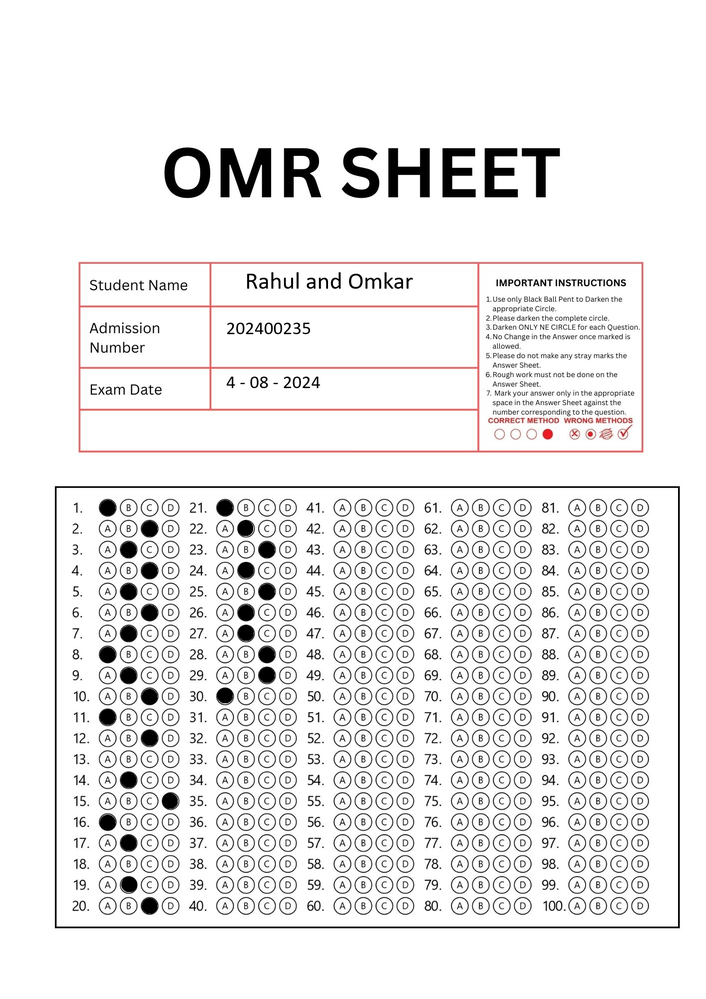
#> input picture final_template_omr_filled.png, 706 x 999 px, shrunk from 1414 x 2000 before the run
$ python app.py
#> lines starting #> are read from the running program, lines starting #| are printed output that depends on the picture; after the words box and inside, x2 and y2 are one past the last pixel; in counts of white or black regions, pixels touching at a corner belong together
### omr_processing.py
import cv2
import numpy as np
import pandas as pd
from collections import Counter
answer = {}
def preprocess_image(image):
    gray = cv2.cvtColor(image, cv2.COLOR_BGR2GRAY)
    blurred = cv2.GaussianBlur(gray, (3, 3), 1)
    edges = cv2.Canny(blurred, 30, 45)
    return edges

def find_rectangles(edges):
    contours, _ = cv2.findContours(edges, cv2.RETR_TREE, cv2.CHAIN_APPROX_SIMPLE)
    rectangles = []
    for contour in contours:
        epsilon = 0.02 * cv2.arcLength(contour, True)
        approx = cv2.approxPolyDP(contour, epsilon, True)
        if len(approx) == 4:
            area = cv2.contourArea(contour)
            rectangles.append((approx, area))
    rectangles.sort(key=lambda x: x[1], reverse=True)
    return rectangles

def draw_rectangles(image, rectangles):
    if rectangles:
        cv2.drawContours(image, [rectangles[0][0]], -1, (0, 255, 0), 2)
        if len(rectangles) > 1:
            cv2.drawContours(image, [rectangles[1][0]], -1, (0, 0, 255), 2)
        if len(rectangles) > 2:
            blue_contour = rectangles[2][0]
            cv2.drawContours(image, [blue_contour], -1, (255, 0, 0), 2)
            x, y, w, h = cv2.boundingRect(blue_contour)
            text = f"X: {x}, Y: {y}, W: {w}, H: {h}"
            cv2.putText(image, text, (x, y - 10), cv2.FONT_HERSHEY_SIMPLEX, 0.5, (255, 0, 0), 2)
            return blue_contour, (x, y, w, h)
    return None, None

def divide_contour_into_columns(bounding_box, num_columns=5):
    x, y, w, h = bounding_box
    column_width = w // num_columns
    columns = []

    for i in range(num_columns):
        roi_left = x + i * column_width
        roi_right = x + (i + 1) * column_width if i < num_columns - 1 else x + w
        columns.append((roi_left, roi_right, y, y + h))

    return columns

def detect_circles_in_region(image, roi_left, roi_right, roi_top, roi_bottom):
    roi_image = image[roi_top:roi_bottom, roi_left:roi_right]
    gray = cv2.cvtColor(roi_image, cv2.COLOR_BGR2GRAY)
    blurred = cv2.GaussianBlur(gray, (9, 9), 2)
    circles = cv2.HoughCircles(
        blurred,
        cv2.HOUGH_GRADIENT,
        dp=1.2,
        minDist=30,
        param1=50,
        param2=30,
        minRadius=15,
        maxRadius=20
    )

    circle_data = []
    if circles is not None:
        circles = np.uint16(np.around(circles))
        for circle in circles[0, :]:
            center = (circle[0] + roi_left, circle[1] + roi_top)
            radius = circle[2]

            mask = np.zeros_like(gray)
            cv2.circle(mask, (circle[0], circle[1]), radius, 255, -1)
            masked_image = cv2.bitwise_and(roi_image, roi_image, mask=mask)

            masked_gray = cv2.cvtColor(masked_image, cv2.COLOR_BGR2GRAY)
            circle_area = np.pi * (radius ** 2)
            filled_area = cv2.countNonZero(masked_gray)
            area_threshold = circle_area * 0.5

            if filled_area > area_threshold:
                circle_type = 'Ring-like'
                cv2.circle(image, center, radius, (0, 255, 0), 2)
                cv2.circle(image, center, 2, (0, 255, 0), 3)
            else:
                circle_type = 'Filled'
                cv2.circle(image, center, radius, (0, 0, 255), 2)
                cv2.circle(image, center, 2, (0, 0, 255), 3)

            circle_data.append({
                'center_x': center[0],
                'center_y': center[1],
                'radius': radius,
                'type': circle_type
            })

    circle_data.sort(key=lambda x: (x['center_y'], x['center_x']))

    adjusted_circle_data = []
    for i in range(0, len(circle_data), 4):
        group = circle_data[i:i+4]
        if len(group) < 4:
            adjusted_circle_data.extend(group)
            continue

        y_values = [circle['center_y'] for circle in group]
        most_common_y = Counter(y_values).most_common(1)[0][0]

        for circle in group:
            circle['center_y'] = most_common_y
            adjusted_circle_data.append(circle)

    adjusted_circle_data.sort(key=lambda x: (x['center_y'], x['center_x']))

    return adjusted_circle_data

def detect_black_filled_regions(image, roi_left, roi_right, roi_top, roi_bottom):
    roi_image = image[roi_top:roi_bottom, roi_left:roi_right]
    gray = cv2.cvtColor(roi_image, cv2.COLOR_BGR2GRAY)
    _, binary = cv2.threshold(gray, 50, 255, cv2.THRESH_BINARY_INV)

    kernel = np.ones((5, 5), np.uint8)
    cleaned_binary = cv2.morphologyEx(binary, cv2.MORPH_CLOSE, kernel)
    cleaned_binary = cv2.morphologyEx(cleaned_binary, cv2.MORPH_OPEN, kernel)

    contours, _ = cv2.findContours(cleaned_binary, cv2.RETR_EXTERNAL, cv2.CHAIN_APPROX_SIMPLE)

    filled_region_count = 0
    for contour in contours:
        if cv2.contourArea(contour) > 500:
            filled_region_count += 1
            cv2.drawContours(image, [contour + [roi_left, roi_top]], -1, (0, 255, 255), 2)

    return filled_region_count

# [6 lines left out: function display_circle_table, not called in this run]

def process_image(image_path):
#> called with image_path = 'final_template_omr_filled.png'
    global answer
    userAnswer = []
    image = cv2.imread(image_path)
#> image is the input picture: shape (999, 706, 3); mean B, G, R 234.8, 234.9, 235.9
    if image is None:
        print("Error: Image not found.")
        return

    edges = preprocess_image(image)
#> in preprocess_image, `edges = cv2.Canny(blurred, 30, 45)`:
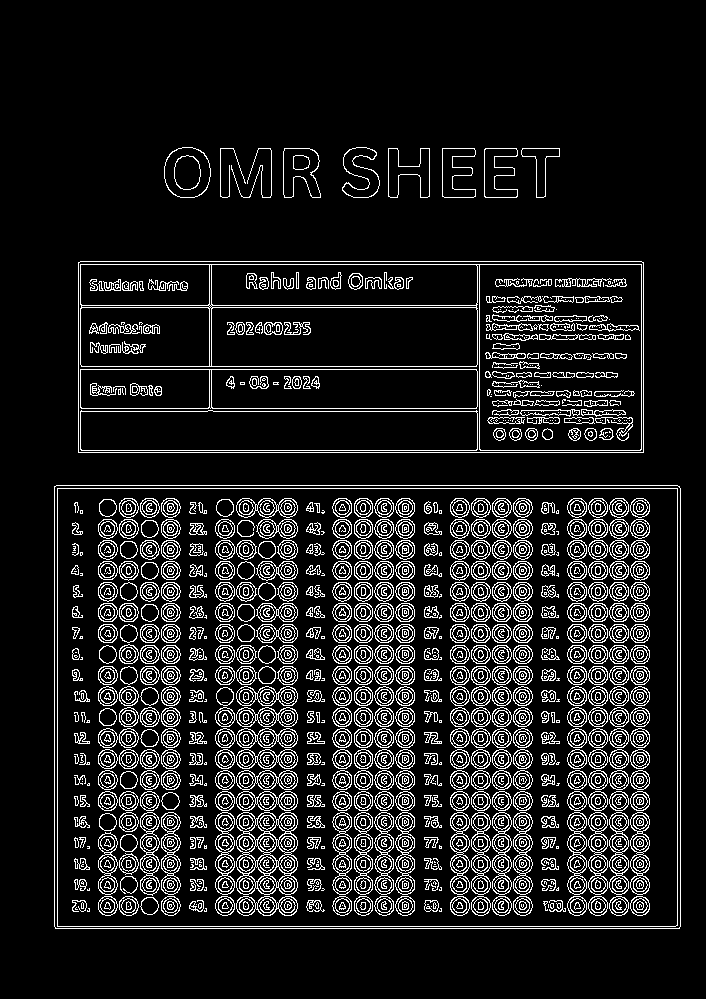
#> edges: shape (999, 706); 11.9% white in thin lines or dots, all inside (x1, y1, x2, y2) = (54, 147, 681, 929)
    rectangles = find_rectangles(edges)
#> in find_rectangles, `contours, _ = cv2.findContours(edges, cv2.RETR_TREE, cv2.CHAIN_APPROX_..`: contours = 3476 contours, 949 with area under 20; largest, box (x1, y1, x2, y2) and area: (54, 485, 681, 929) 277310, (54, 485, 681, 929) 277308, (57, 488, 678, 927) 271558, (57, 488, 678, 927) 271556, (78, 261, 644, 453) 107912
#> the loop in find_rectangles, `for contour in contours:` made 3476 passes
#> (epsilon, approx, area) on passes 1 to 4: (42.7, [[54, 486], [55, 928], [679, 928], [679, 486]], 277309.5), (42.65, [[54, 487], [677, 485], [680, 926], [56, 928]], 277307.5), (42.31, [[57, 488], [57, 926], [677, 925], [677, 488]], 271558.5), (42.26, [[57, 489], [676, 488], [677, 924], [58, 926]], 271556.5)
#> (epsilon, area) on passes 612, 1378: (7.09, 4475.5), (0.508, 24.5)
#> after the loop in find_rectangles, `for contour in contours:`: rectangles = 159 items
#> rectangles = 159 items
    blue_contour, bounding_box = draw_rectangles(image, rectangles)
#> in draw_rectangles, `blue_contour = rectangles[2][0]`: blue_contour = [[57, 488], [57, 926], [677, 925], [677, 488]]
#> in draw_rectangles, `x, y, w, h = cv2.boundingRect(blue_contour)`: x = 57; y = 488; w = 621; h = 439
#> in draw_rectangles, `text = f"X: {x}, Y: {y}, W: {w}, H: {h}"`: text = 'X: 57, Y: 488, W: 621, H: 439'
#> in draw_rectangles, `cv2.putText(image, text, (x, y - 10), cv2.FONT_HERSHEY_SIMPLEX, 0.5, (..`:
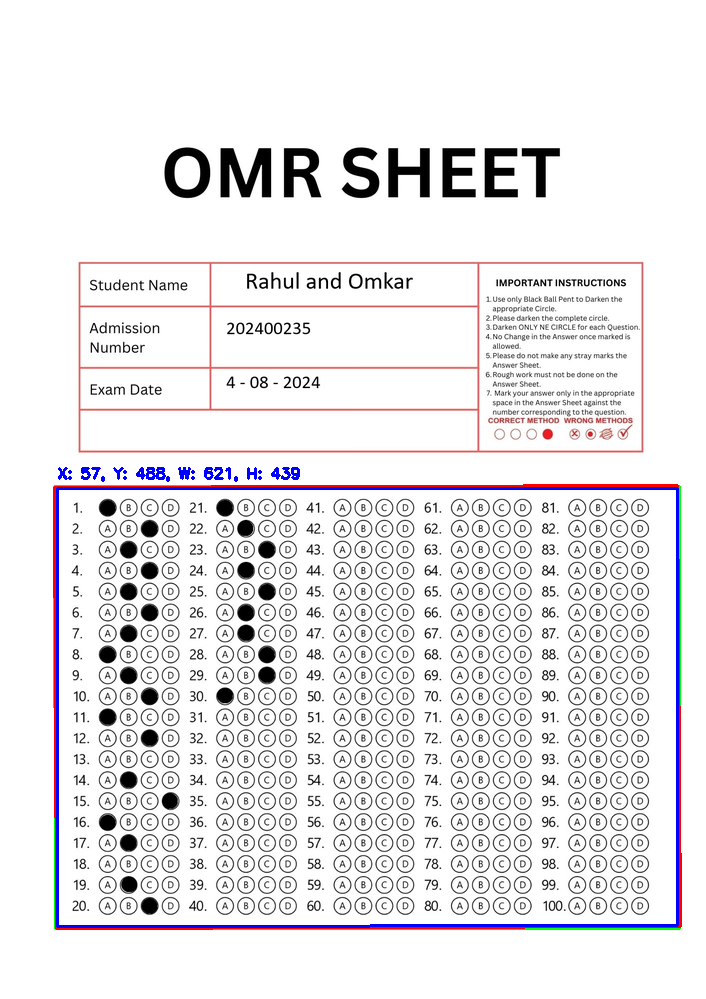
#> image: shape (999, 706, 3); mean B, G, R 234.3, 232, 234
#> blue_contour = [[57, 488], [57, 926], [677, 925], [677, 488]]; bounding_box = (57, 488, 621, 439)

    if blue_contour is not None and bounding_box is not None:
        columns = divide_contour_into_columns(bounding_box)
#> in divide_contour_into_columns, `x, y, w, h = bounding_box`: x = 57; y = 488; w = 621; h = 439
#> in divide_contour_into_columns, `column_width = w // num_columns`: column_width = 124
#> the loop in divide_contour_into_columns, `for i in range(num_columns):` made 5 passes
#> (roi_left, roi_right) on passes 1 to 5: (57, 181), (181, 305), (305, 429), (429, 553), (553, 678)
#> after the loop in divide_contour_into_columns, `for i in range(num_columns):`: columns = [(57, 181, 488, 927), (181, 305, 488, 927), (305, 429, 488, 927), (429, 553, 488, 927), (553, 678, 488, 927)]
        for i, region in enumerate(columns):
            roi_left, roi_right, roi_top, roi_bottom = region
            cv2.rectangle(image, (roi_left, roi_top), (roi_right, roi_bottom), (255, 0, 255), 2)

            circle_data = detect_circles_in_region(image, roi_left, roi_right, roi_top, roi_bottom)
            # print(f"Region {i + 1}:")
            # print(f"  Number of circles detected: {len(circle_data)}")

            adjusted_circle_data = detect_circles_in_region(image, roi_left, roi_right, roi_top, roi_bottom)
            # display table
            # display_circle_table(adjusted_circle_data)

            for index, circle in enumerate(adjusted_circle_data):
                x, y = circle['center_x'], circle['center_y']
                userAnswer.append(circle["type"])
                text = str(index + 1)
                cv2.putText(image, text, (x - 10, y - 10), cv2.FONT_HERSHEY_SIMPLEX, 0.5, (0, 0, 255), 1, cv2.LINE_AA)

            filled_region_count = detect_black_filled_regions(image, roi_left, roi_right, roi_top, roi_bottom)
#> this loop made 5 passes
#> (region, roi_left, roi_right) on passes 1 to 5: ((57, 181, 488, 927), 57, 181), ((181, 305, 488, 927), 181, 305), ((305, 429, 488, 927), 305, 429), ((429, 553, 488, 927), 429, 553), ((553, 678, 488, 927), 553, 678)
#> pass 1, in detect_circles_in_region, `roi_image = image[roi_top:roi_bottom, roi_left:roi_right]`:
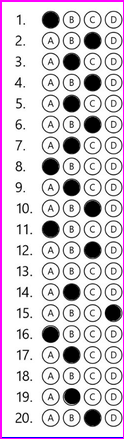
#> roi_image: shape (439, 124, 3); mean B, G, R 213.9, 205.5, 213.3
#> pass 1, in detect_circles_in_region, `gray = cv2.cvtColor(roi_image, cv2.COLOR_BGR2GRAY)`:
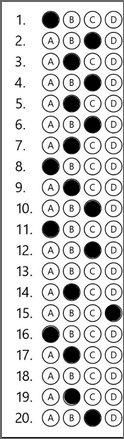
#> gray: shape (439, 124); min 0, max 255, mean 208.8
#> pass 1, in detect_circles_in_region, `blurred = cv2.GaussianBlur(gray, (9, 9), 2)`:
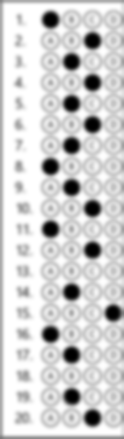
#> blurred: shape (439, 124); min 0, max 255, mean 209.5
#> pass 1, in detect_black_filled_regions, `_, binary = cv2.threshold(gray, 50, 255, cv2.THRESH_BINARY_INV)`:
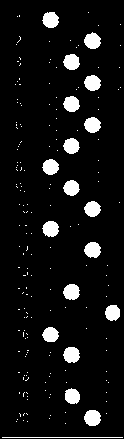
#> binary: shape (439, 124); 7.4% white; 189 white regions (170 under 20 px), largest, box (x1, y1, x2, y2) and area: (84, 410, 101, 426) 217, (63, 347, 80, 363) 212, (84, 32, 101, 49) 211
#> after the loop:
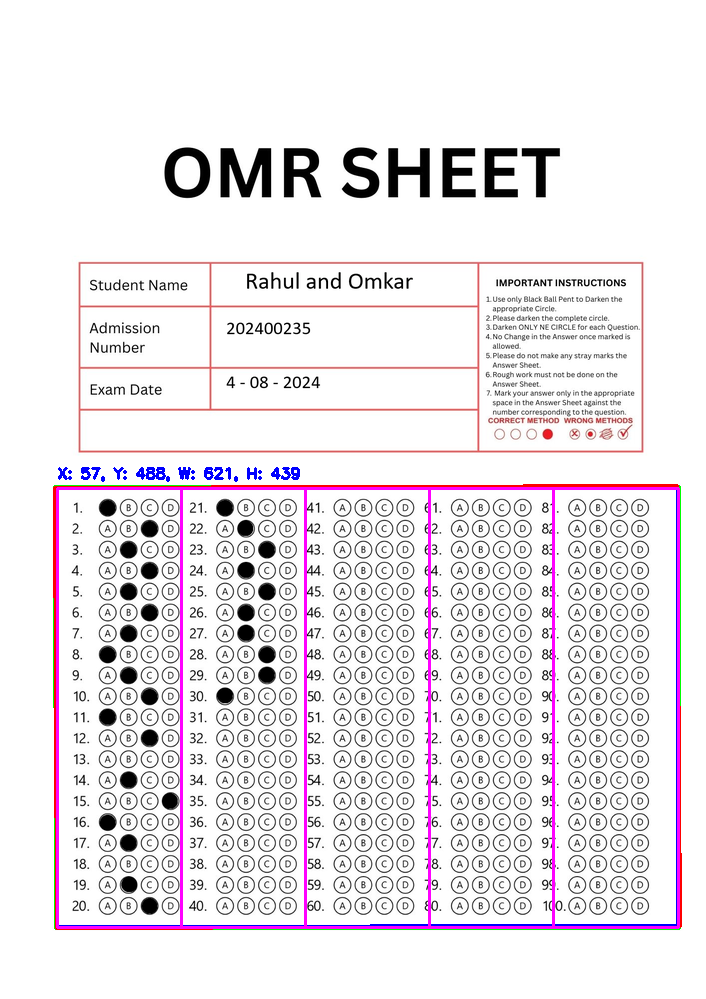
#> image: shape (999, 706, 3); 1.64% of pixels changed, all inside (x1, y1, x2, y2) = (56, 487, 680, 929)
#> after the loop, userAnswer = []
            # print(f"  Number of black-filled regions detected: {filled_region_count}")

    groups = [userAnswer[i:i + 4] for i in range(0, len(userAnswer), 4)]
#> groups = []

    for x in range(len(groups)):
        for y in range(len(groups[x])):
            if groups[x][y] == "Filled":
                answer[x + 1] = y + 1
                break
        else:
            answer[x + 1] = None
#> this loop made 0 passes
#> after the loop, answer = 0 items

    # for x in answer:
        # print(x, answer[x])

    cv2.imshow('Detected Shapes', image)
    cv2.imwrite("solution/output.png", image)
    cv2.waitKey(0)
    cv2.destroyAllWindows()

### app.py
import omr_processing


if __name__ == "__main__":
    image_path = r"final_template_omr_filled.png"
    omr_processing.process_image(image_path)

    dict = omr_processing.answer

    print("---------------------------------")
    for x in dict:
        print(x, dict[x])
